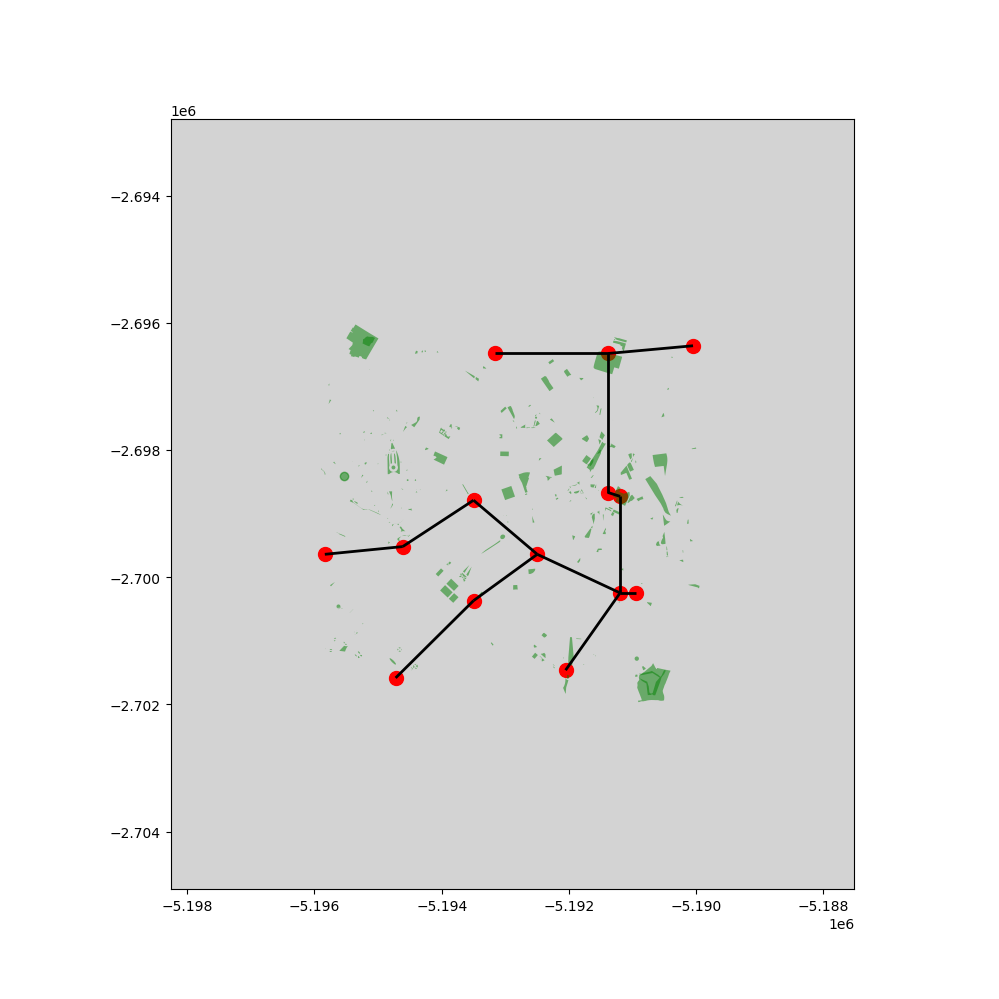

Reproduce this figure in Python.
import py5
import numpy as np
import osmnx as ox
import geopandas as gpd

from shapely.geometry import Point, LineString, GeometryCollection
from shapely.geometry import GeometryCollection
from shapely.affinity import scale, translate

from scipy.spatial import distance_matrix
from scipy.sparse.csgraph import minimum_spanning_tree

import matplotlib.pyplot as plt

# random points
points = [
    (-23.5505, -46.6333),  
    (-23.564, -46.654),    
    (-23.573, -46.641),   
    (-23.532, -46.635),   
    (-23.558, -46.675),     
    (-23.551, -46.654),  
    (-23.563, -46.6333),    
    (-23.574, -46.665),   
    (-23.532, -46.651),   
    (-23.558, -46.645) ,    
    (-23.557, -46.664),  
    (-23.531, -46.623),    
    (-23.563, -46.631),   
    (-23.550, -46.635),
]
geometry = [Point(lon, lat) for lat, lon in points]
gdf_points = gpd.GeoDataFrame(geometry=geometry, crs="EPSG:4326")
city_boundary = ox.geocode_to_gdf("São Paulo, Brazil")

coords = np.array(points)
dist_matrix = distance_matrix(coords, coords)
mst = minimum_spanning_tree(dist_matrix).toarray()

edges = []
for i in range(len(mst)):
    for j in range(len(mst)):
        if mst[i][j] > 0:
            edges.append((i, j))

edge_lines = []
for start, end in edges:
    line = LineString([Point(coords[start][1], coords[start][0]), Point(coords[end][1], coords[end][0])])
    edge_lines.append(line)

gdf_edges = gpd.GeoDataFrame(geometry=edge_lines, crs="EPSG:4326")

# Change CRS to a projected CRS (e.g., Web Mercator)
gdf_edges = gdf_edges.to_crs(epsg=3857)  # Web Mercator for meters
gdf_points = gdf_points.to_crs(epsg=3857)
city_boundary = city_boundary.to_crs(epsg=3857)

def get_parks_and_squares(points):
    min_lon, min_lat = np.min(points, axis=0)[1], np.min(points, axis=0)[0]
    max_lon, max_lat = np.max(points, axis=0)[1], np.max(points, axis=0)[0]
    bbox = (min_lon, min_lat, max_lon, max_lat)
    tags = {'leisure': 'park', 'landuse': 'park', 'amenity': 'square'}
    parks_squares = ox.features_from_bbox(bbox=bbox, tags=tags).to_crs(epsg=3857)    
    return parks_squares

parks_squares = get_parks_and_squares(points)

fig, ax = plt.subplots(figsize=(10, 10))
city_boundary.plot(ax=ax, color='lightgrey', edgecolor='black')
gdf_points.plot(ax=ax, color='red', markersize=100, label='Random Points')
gdf_edges.plot(ax=ax, color='black', linewidth=2, label='MST Edges')
parks_squares.plot(ax=ax, color='green', alpha=0.5)

plt.show()
